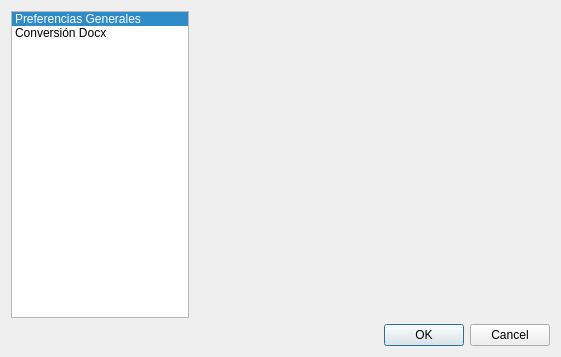
<?xml version="1.0" encoding="UTF-8"?>
<ui version="4.0">
 <class>Preferences</class>
 <widget class="QDialog" name="Preferences">
  <property name="geometry">
   <rect>
    <x>0</x>
    <y>0</y>
    <width>561</width>
    <height>357</height>
   </rect>
  </property>
  <property name="windowTitle">
   <string>Preferencias</string>
  </property>
  <layout class="QVBoxLayout" name="verticalLayout">
   <item>
    <layout class="QHBoxLayout" name="horizontalLayout_2">
     <item>
      <widget class="QListWidget" name="listWidget">
       <property name="sizePolicy">
        <sizepolicy hsizetype="Preferred" vsizetype="Preferred">
         <horstretch>1</horstretch>
         <verstretch>0</verstretch>
        </sizepolicy>
       </property>
       <property name="currentRow">
        <number>0</number>
       </property>
       <item>
        <property name="text">
         <string>Preferencias Generales</string>
        </property>
       </item>
       <item>
        <property name="text">
         <string>Conversión Docx</string>
        </property>
       </item>
      </widget>
     </item>
     <item>
      <widget class="QStackedWidget" name="stackedPreferences">
       <property name="sizePolicy">
        <sizepolicy hsizetype="Preferred" vsizetype="Preferred">
         <horstretch>2</horstretch>
         <verstretch>0</verstretch>
        </sizepolicy>
       </property>
       <property name="currentIndex">
        <number>0</number>
       </property>
       <widget class="GeneralPreferences" name="page_9"/>
       <widget class="DocxPreferences" name="page_10"/>
      </widget>
     </item>
    </layout>
   </item>
   <item>
    <widget class="QDialogButtonBox" name="buttonBox">
     <property name="orientation">
      <enum>Qt::Horizontal</enum>
     </property>
     <property name="standardButtons">
      <set>QDialogButtonBox::Cancel|QDialogButtonBox::Ok</set>
     </property>
    </widget>
   </item>
  </layout>
 </widget>
 <customwidgets>
  <customwidget>
   <class>GeneralPreferences</class>
   <extends>QWidget</extends>
   <header>epubcreator.gui.preferences_widgets</header>
   <container>1</container>
  </customwidget>
  <customwidget>
   <class>DocxPreferences</class>
   <extends>QWidget</extends>
   <header>epubcreator.gui.preferences_widgets</header>
   <container>1</container>
  </customwidget>
 </customwidgets>
 <tabstops>
  <tabstop>listWidget</tabstop>
  <tabstop>buttonBox</tabstop>
 </tabstops>
 <resources/>
 <connections>
  <connection>
   <sender>buttonBox</sender>
   <signal>accepted()</signal>
   <receiver>Preferences</receiver>
   <slot>accept()</slot>
   <hints>
    <hint type="sourcelabel">
     <x>227</x>
     <y>312</y>
    </hint>
    <hint type="destinationlabel">
     <x>157</x>
     <y>274</y>
    </hint>
   </hints>
  </connection>
  <connection>
   <sender>buttonBox</sender>
   <signal>rejected()</signal>
   <receiver>Preferences</receiver>
   <slot>reject()</slot>
   <hints>
    <hint type="sourcelabel">
     <x>295</x>
     <y>318</y>
    </hint>
    <hint type="destinationlabel">
     <x>286</x>
     <y>274</y>
    </hint>
   </hints>
  </connection>
  <connection>
   <sender>listWidget</sender>
   <signal>currentRowChanged(int)</signal>
   <receiver>stackedPreferences</receiver>
   <slot>setCurrentIndex(int)</slot>
   <hints>
    <hint type="sourcelabel">
     <x>86</x>
     <y>78</y>
    </hint>
    <hint type="destinationlabel">
     <x>282</x>
     <y>104</y>
    </hint>
   </hints>
  </connection>
 </connections>
</ui>
